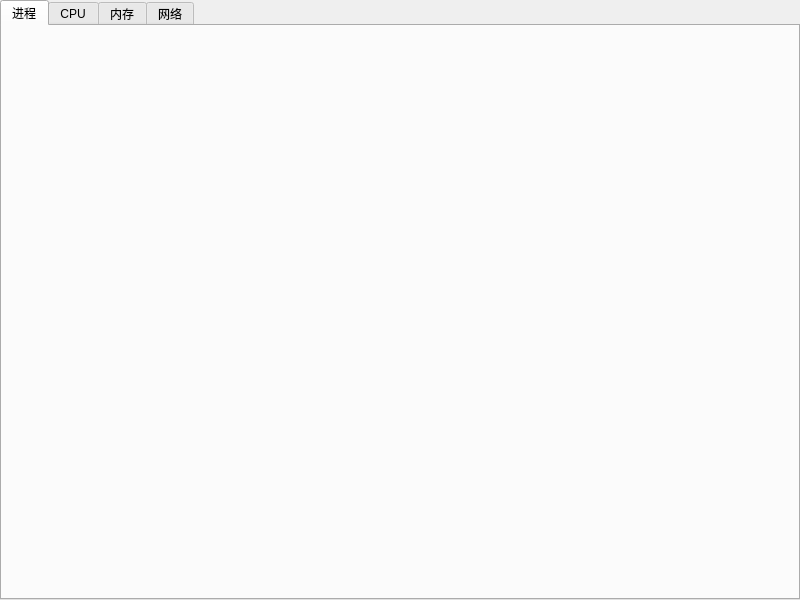
<?xml version="1.0" encoding="UTF-8"?>
<ui version="4.0">
 <class>MainWindow</class>
 <widget class="QMainWindow" name="MainWindow">
  <property name="geometry">
   <rect>
    <x>0</x>
    <y>0</y>
    <width>800</width>
    <height>600</height>
   </rect>
  </property>
  <property name="windowTitle">
   <string>MainWindow</string>
  </property>
  <widget class="QWidget" name="centralwidget">
   <widget class="QTabWidget" name="tabWidget">
    <property name="geometry">
     <rect>
      <x>0</x>
      <y>0</y>
      <width>800</width>
      <height>600</height>
     </rect>
    </property>
    <property name="autoFillBackground">
     <bool>false</bool>
    </property>
    <property name="tabShape">
     <enum>QTabWidget::Rounded</enum>
    </property>
    <property name="currentIndex">
     <number>0</number>
    </property>
    <property name="elideMode">
     <enum>Qt::ElideLeft</enum>
    </property>
    <widget class="QWidget" name="process_tab">
     <attribute name="title">
      <string>进程</string>
     </attribute>
    </widget>
    <widget class="QWidget" name="cpu_tab">
     <attribute name="title">
      <string>CPU</string>
     </attribute>
    </widget>
    <widget class="QWidget" name="memory_tab">
     <attribute name="title">
      <string>内存</string>
     </attribute>
    </widget>
    <widget class="QWidget" name="network_tab">
     <attribute name="title">
      <string>网络</string>
     </attribute>
    </widget>
   </widget>
  </widget>
 </widget>
 <resources/>
 <connections/>
</ui>
